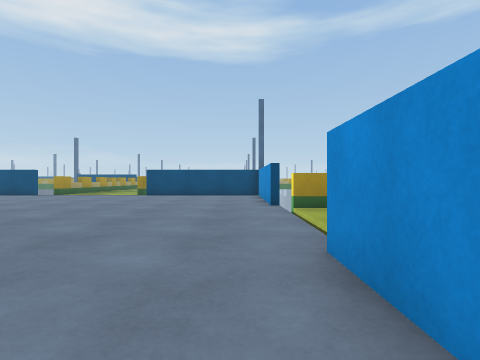
view 1 (above)

24 first-person views from a walk through a 3-D level made in the Unity game engine. The camera is 0.72 m above the floor, looks level and sees 80° across. The floor is counted in squares, 1 m on a side. Each view is taken from the middle of a square. On the plan, view 1 faces up. The plan holds only what a view shows up to about 10 squares ahead; the rest is blank. The place goes on beyond the plan.

view 2
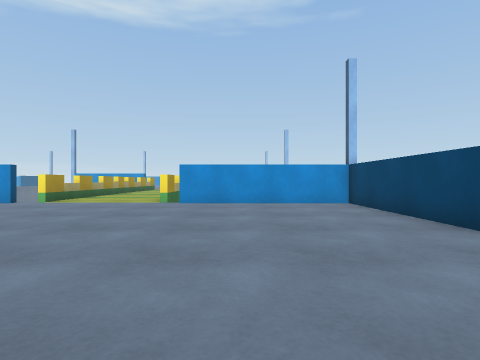

view 3
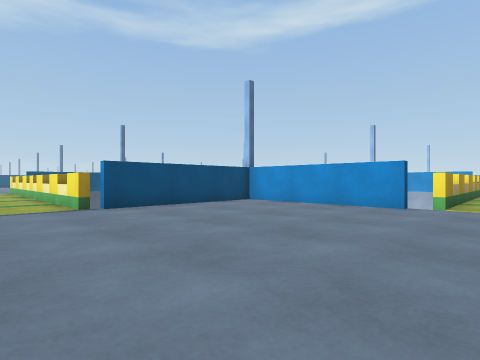

view 4
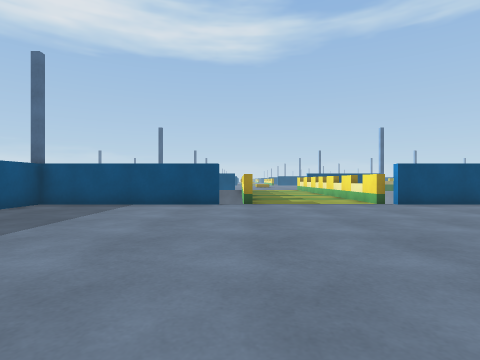

view 5
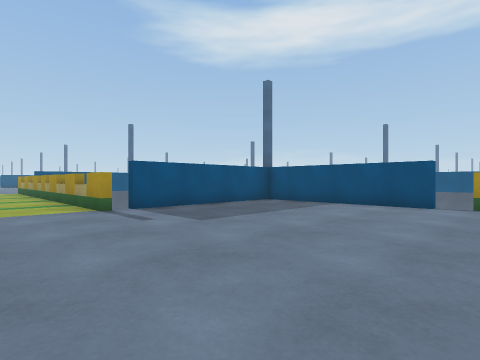

view 6
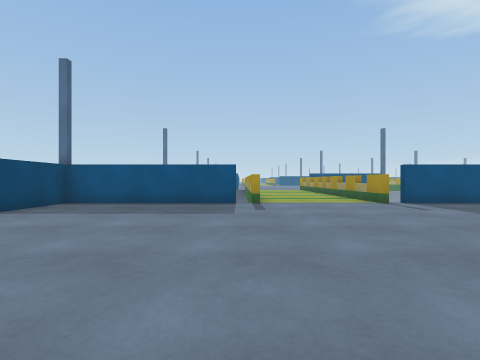

view 7
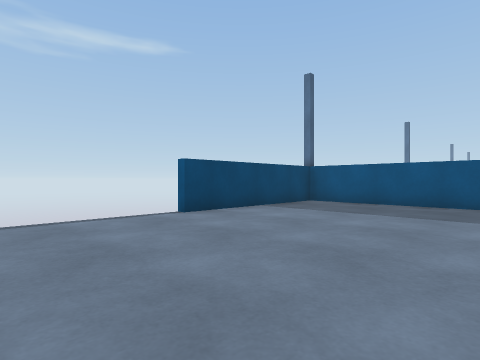

view 8
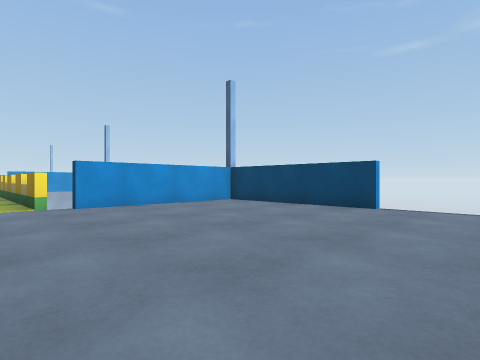

view 9
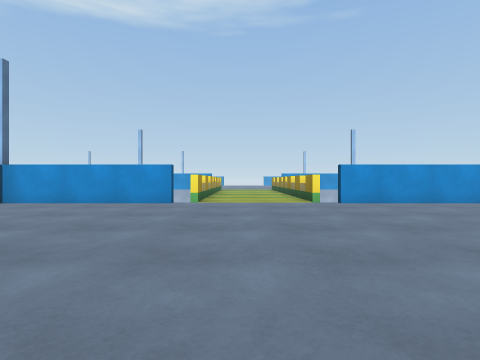

view 10
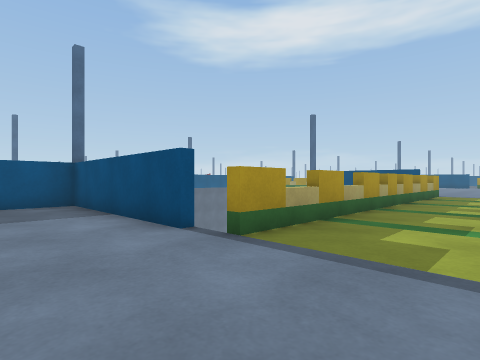

view 11
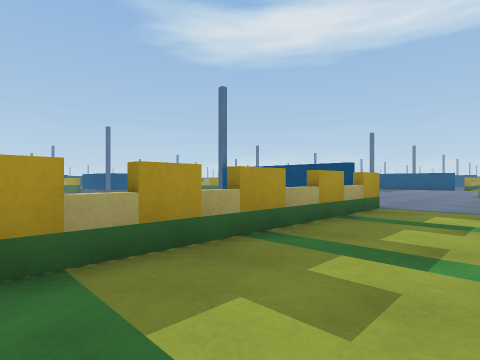

view 12
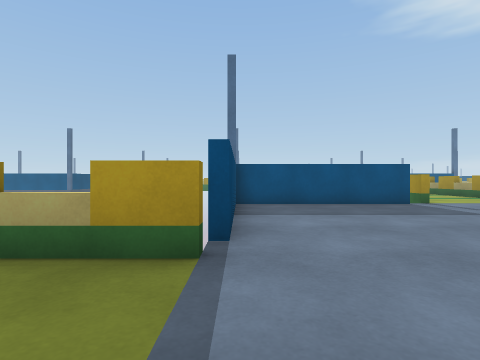

view 13
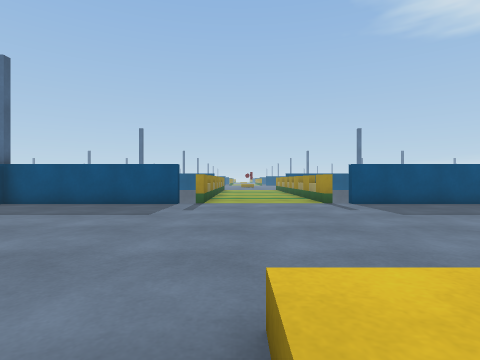

view 14
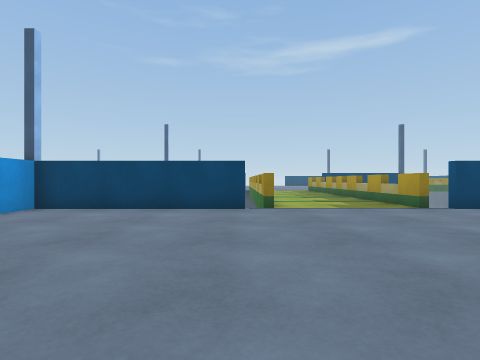

view 15
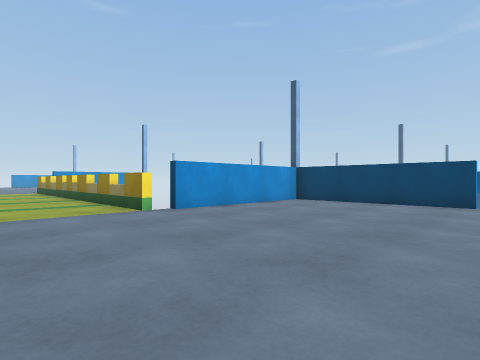

view 16
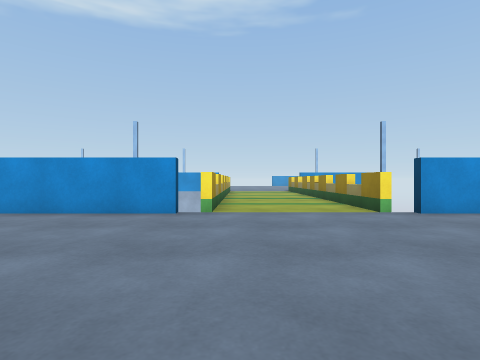

view 17
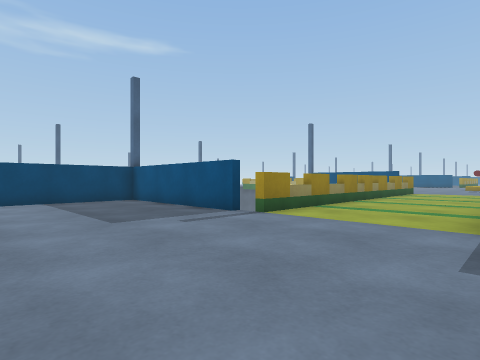

view 18
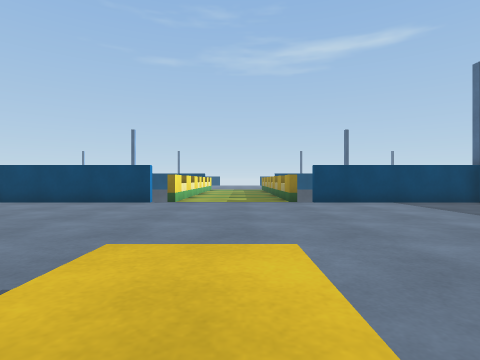

view 19
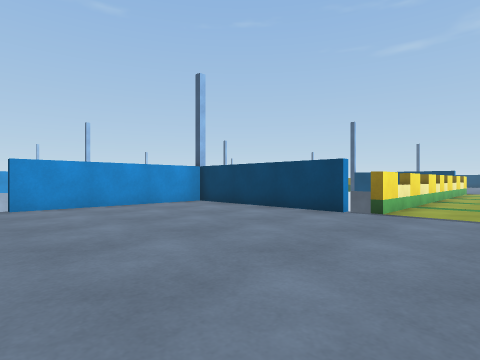

view 20
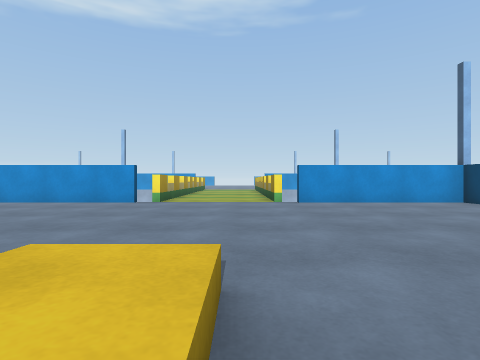

view 21
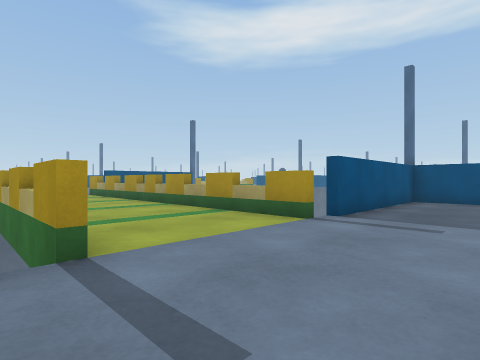

view 22
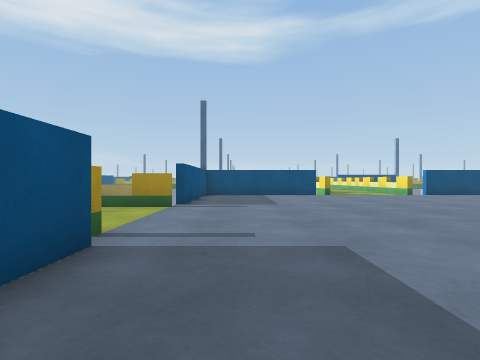

view 23
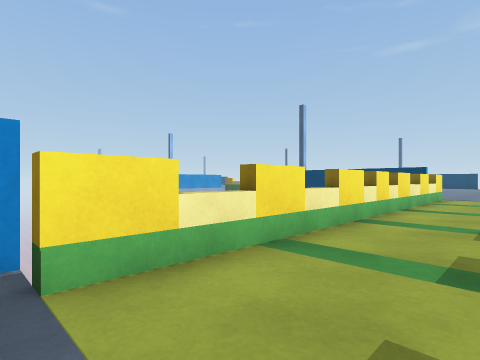

view 24
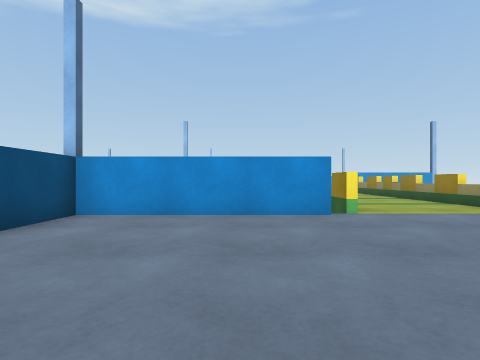

### Floor plan
Points are (right, up) in squares from view 1. A wall is a line through its corners. A room is listed if a view was taken in it or the views show most of it. See-through windows are left out.
Room 1 (views 1, 2, 3, 4, 5, 6, 7, 8, 9, 10, 24)
walls: (-4.4, -2.4) (0.9, -2.4) (0.9, 2.9); (-14.9, 2.9) (-14.9, -2.4) (-9.6, -2.4); (-14.9, 7.4) (-16.4, 7.4); (0.9, 8) (0.9, 13.4) (-4.4, 13.4); (1.5, 3.6) (5.4, 3.6); (-9.6, 13.4) (-14.9, 13.4) (-14.9, 8.1); (5.5, 7.4) (1.5, 7.4)
ways out: opening at (-7, 14) to room 2; opening at (-15.8, 5.5); gap at (1, 3); gap at (1, 8)
Room 2 (views 11, 12, 13, 14, 15, 16, 17, 18, 19, 20, 21, 22, 23)
walls: (-8.6, 25.6) (-8.6, 20.4); (-4.2, 25.9) (1.1, 25.9) (1.1, 31.1); (-14.6, 31.1) (-14.6, 25.9) (-9.4, 25.9); (1.4, 31.9) (5.5, 31.9); (-14.9, 35.6) (-19.5, 35.6); (1.1, 36.2) (1.1, 38.5); (-4.9, 20.6) (-4.9, 25.6); (-14.6, 38.5) (-14.6, 36.4); (4.5, 35.6) (1.4, 35.6); (-19.5, 31.9) (-14.9, 31.9); (-8.6, 18.5) (-8.6, 13.6); (-4.9, 13.6) (-4.9, 18.6)
low walls: (-6.1, 33.1) (-7.4, 33.1)
ways out: opening at (-7, 14) to room 1; opening at (-19.3, 34); gap at (-15, 31)
objects: block (-9, 19); block (-9, 20)

Where each view was taken, in squares from view 1:
view 1: 0 up, 0 right, facing up
view 2: 1 up, 8 left, facing right
view 3: 6 up, 7 left, facing up-right
view 4: 5 up, 9 left, facing up
view 5: 5 up, 8 left, facing up-left
view 6: 3 up, 6 left, facing left
view 7: 3 up, 6 left, facing down-left
view 8: 5 up, 7 left, facing down-right
view 9: 6 up, 8 left, facing right
view 10: 11 up, 6 left, facing up-left
view 11: 18 up, 6 left, facing up-left
view 12: 26 up, 6 left, facing left
view 13: 33 up, 6 left, facing left
view 14: 33 up, 4 left, facing down
view 15: 35 up, 5 left, facing down-right
view 16: 35 up, 5 left, facing right
view 17: 36 up, 10 left, facing down-left
view 18: 35 up, 7 left, facing down
view 19: 32 up, 7 left, facing down-right
view 20: 33 up, 8 left, facing right
view 21: 31 up, 12 left, facing up-left
view 22: 28 up, 13 left, facing up
view 23: 26 up, 7 left, facing down-right
view 24: 10 up, 5 left, facing right
